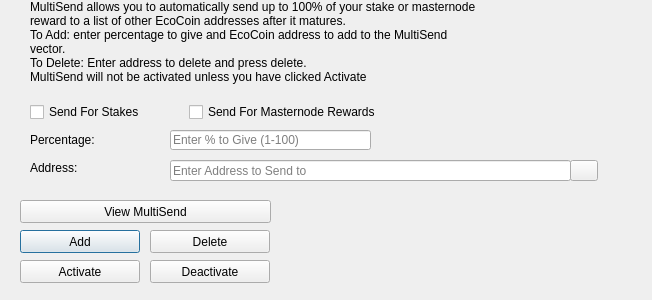
<?xml version="1.0" encoding="UTF-8"?>
<ui version="4.0">
 <class>MultiSendDialog</class>
 <widget class="QDialog" name="MultiSendDialog">
  <property name="windowModality">
   <enum>Qt::NonModal</enum>
  </property>
  <property name="geometry">
   <rect>
    <x>0</x>
    <y>0</y>
    <width>652</width>
    <height>300</height>
   </rect>
  </property>
  <property name="windowTitle">
   <string>MultiSend</string>
  </property>
  <widget class="QLineEdit" name="multiSendPercentEdit">
   <property name="geometry">
    <rect>
     <x>170</x>
     <y>130</y>
     <width>201</width>
     <height>20</height>
    </rect>
   </property>
   <property name="toolTip">
    <string>Enter whole numbers 1 - 100</string>
   </property>
   <property name="placeholderText">
    <string>Enter % to Give (1-100)</string>
   </property>
  </widget>
  <widget class="QLineEdit" name="multiSendAddressEdit">
   <property name="geometry">
    <rect>
     <x>170</x>
     <y>160</y>
     <width>401</width>
     <height>21</height>
    </rect>
   </property>
   <property name="toolTip">
    <string/>
   </property>
   <property name="placeholderText">
    <string>Enter Address to Send to</string>
   </property>
  </widget>
  <widget class="QLabel" name="label_2">
   <property name="geometry">
    <rect>
     <x>30</x>
     <y>0</y>
     <width>451</width>
     <height>121</height>
    </rect>
   </property>
   <property name="lineWidth">
    <number>1</number>
   </property>
   <property name="text">
    <string>MultiSend allows you to automatically send up to 100% of your stake or masternode reward to a list of other EcoCoin addresses after it matures.
To Add: enter percentage to give and EcoCoin address to add to the MultiSend vector.
To Delete: Enter address to delete and press delete.
MultiSend will not be activated unless you have clicked Activate</string>
   </property>
   <property name="alignment">
    <set>Qt::AlignLeading|Qt::AlignLeft|Qt::AlignTop</set>
   </property>
   <property name="wordWrap">
    <bool>true</bool>
   </property>
  </widget>
  <widget class="QLabel" name="message">
   <property name="geometry">
    <rect>
     <x>290</x>
     <y>200</y>
     <width>351</width>
     <height>91</height>
    </rect>
   </property>
   <property name="text">
    <string/>
   </property>
  </widget>
  <widget class="QPushButton" name="addButton">
   <property name="geometry">
    <rect>
     <x>20</x>
     <y>230</y>
     <width>120</width>
     <height>23</height>
    </rect>
   </property>
   <property name="toolTip">
    <string/>
   </property>
   <property name="statusTip">
    <string>Add to MultiSend Vector</string>
   </property>
   <property name="text">
    <string>Add</string>
   </property>
  </widget>
  <widget class="QPushButton" name="disableButton">
   <property name="geometry">
    <rect>
     <x>150</x>
     <y>260</y>
     <width>120</width>
     <height>23</height>
    </rect>
   </property>
   <property name="statusTip">
    <string>Deactivate MultiSend</string>
   </property>
   <property name="text">
    <string>Deactivate</string>
   </property>
  </widget>
  <widget class="QPushButton" name="addressBookButton">
   <property name="geometry">
    <rect>
     <x>570</x>
     <y>160</y>
     <width>28</width>
     <height>21</height>
    </rect>
   </property>
   <property name="toolTip">
    <string>Choose an address from the address book</string>
   </property>
   <property name="text">
    <string/>
   </property>
   <property name="icon">
    <iconset resource="../ecocoin.qrc">
     <normaloff>:/icons/address-book</normaloff>:/icons/address-book</iconset>
   </property>
   <property name="shortcut">
    <string>Alt+A</string>
   </property>
   <property name="autoDefault">
    <bool>false</bool>
   </property>
  </widget>
  <widget class="QLabel" name="label">
   <property name="geometry">
    <rect>
     <x>30</x>
     <y>130</y>
     <width>121</width>
     <height>20</height>
    </rect>
   </property>
   <property name="toolTip">
    <string>Percentage of stake to send</string>
   </property>
   <property name="text">
    <string>Percentage:</string>
   </property>
  </widget>
  <widget class="QLabel" name="label_5">
   <property name="geometry">
    <rect>
     <x>30</x>
     <y>160</y>
     <width>111</width>
     <height>16</height>
    </rect>
   </property>
   <property name="toolTip">
    <string>Address to send portion of stake to</string>
   </property>
   <property name="text">
    <string>Address:</string>
   </property>
  </widget>
  <widget class="QPushButton" name="deleteButton">
   <property name="geometry">
    <rect>
     <x>150</x>
     <y>230</y>
     <width>120</width>
     <height>23</height>
    </rect>
   </property>
   <property name="toolTip">
    <string/>
   </property>
   <property name="statusTip">
    <string>Delete Address From MultiSend Vector</string>
   </property>
   <property name="text">
    <string>Delete</string>
   </property>
  </widget>
  <widget class="QPushButton" name="activateButton">
   <property name="geometry">
    <rect>
     <x>20</x>
     <y>260</y>
     <width>120</width>
     <height>23</height>
    </rect>
   </property>
   <property name="statusTip">
    <string>Activate MultiSend</string>
   </property>
   <property name="text">
    <string>Activate</string>
   </property>
  </widget>
  <widget class="QPushButton" name="viewButton">
   <property name="geometry">
    <rect>
     <x>20</x>
     <y>200</y>
     <width>251</width>
     <height>23</height>
    </rect>
   </property>
   <property name="toolTip">
    <string/>
   </property>
   <property name="statusTip">
    <string>View MultiSend Vector</string>
   </property>
   <property name="text">
    <string>View MultiSend</string>
   </property>
  </widget>
  <widget class="QWidget" name="horizontalLayoutWidget">
   <property name="geometry">
    <rect>
     <x>30</x>
     <y>100</y>
     <width>351</width>
     <height>24</height>
    </rect>
   </property>
   <layout class="QHBoxLayout" name="horizontalLayout">
    <item>
     <widget class="QCheckBox" name="multiSendStakeCheckBox">
      <property name="text">
       <string>Send For Stakes</string>
      </property>
     </widget>
    </item>
    <item>
     <widget class="QCheckBox" name="multiSendMasternodeCheckBox">
      <property name="text">
       <string>Send For Masternode Rewards</string>
      </property>
     </widget>
    </item>
   </layout>
  </widget>
 </widget>
 <resources>
  <include location="../ecocoin.qrc"/>
 </resources>
 <connections/>
</ui>
